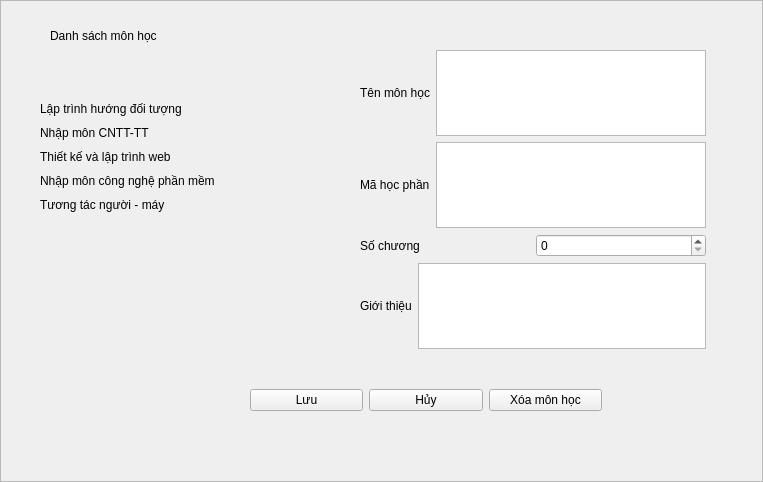
<?xml version="1.0" encoding="UTF-8"?>
<ui version="4.0">
 <class>quan_ly_mon_hoc_frame</class>
 <widget class="QFrame" name="quan_ly_mon_hoc_frame">
  <property name="geometry">
   <rect>
    <x>0</x>
    <y>0</y>
    <width>763</width>
    <height>482</height>
   </rect>
  </property>
  <property name="windowTitle">
   <string>Frame</string>
  </property>
  <property name="frameShape">
   <enum>QFrame::StyledPanel</enum>
  </property>
  <property name="frameShadow">
   <enum>QFrame::Raised</enum>
  </property>
  <widget class="QWidget" name="verticalLayoutWidget">
   <property name="geometry">
    <rect>
     <x>360</x>
     <y>50</y>
     <width>346</width>
     <height>299</height>
    </rect>
   </property>
   <layout class="QVBoxLayout" name="verticalLayout">
    <item>
     <layout class="QHBoxLayout" name="horizontalLayout">
      <item>
       <widget class="QLabel" name="label">
        <property name="text">
         <string>Tên môn học</string>
        </property>
       </widget>
      </item>
      <item>
       <widget class="QTextEdit" name="textEdit"/>
      </item>
     </layout>
    </item>
    <item>
     <layout class="QHBoxLayout" name="horizontalLayout_2">
      <item>
       <widget class="QLabel" name="label_2">
        <property name="text">
         <string>Mã học phần</string>
        </property>
       </widget>
      </item>
      <item>
       <widget class="QTextEdit" name="textEdit_2"/>
      </item>
     </layout>
    </item>
    <item>
     <layout class="QHBoxLayout" name="horizontalLayout_3">
      <item>
       <widget class="QLabel" name="label_3">
        <property name="text">
         <string>Số chương</string>
        </property>
       </widget>
      </item>
      <item>
       <widget class="QSpinBox" name="spinBox"/>
      </item>
     </layout>
    </item>
    <item>
     <layout class="QHBoxLayout" name="horizontalLayout_4">
      <item>
       <widget class="QLabel" name="label_4">
        <property name="text">
         <string>Giới thiệu</string>
        </property>
       </widget>
      </item>
      <item>
       <widget class="QTextEdit" name="textEdit_3"/>
      </item>
     </layout>
    </item>
   </layout>
  </widget>
  <widget class="QLabel" name="label_5">
   <property name="geometry">
    <rect>
     <x>50</x>
     <y>20</y>
     <width>151</width>
     <height>31</height>
    </rect>
   </property>
   <property name="text">
    <string>Danh sách môn học</string>
   </property>
  </widget>
  <widget class="QWidget" name="verticalLayoutWidget_2">
   <property name="geometry">
    <rect>
     <x>40</x>
     <y>100</y>
     <width>199</width>
     <height>114</height>
    </rect>
   </property>
   <layout class="QVBoxLayout" name="verticalLayout_2">
    <item>
     <widget class="QLabel" name="label_6">
      <property name="text">
       <string>Lập trình hướng đối tượng</string>
      </property>
     </widget>
    </item>
    <item>
     <widget class="QLabel" name="label_7">
      <property name="text">
       <string>Nhập môn CNTT-TT</string>
      </property>
     </widget>
    </item>
    <item>
     <widget class="QLabel" name="label_8">
      <property name="text">
       <string>Thiết kế và lập trình web</string>
      </property>
     </widget>
    </item>
    <item>
     <widget class="QLabel" name="label_9">
      <property name="text">
       <string>Nhập môn công nghệ phần mềm</string>
      </property>
     </widget>
    </item>
    <item>
     <widget class="QLabel" name="label_10">
      <property name="text">
       <string>Tương tác người - máy</string>
      </property>
     </widget>
    </item>
   </layout>
  </widget>
  <widget class="QWidget" name="horizontalLayoutWidget_5">
   <property name="geometry">
    <rect>
     <x>250</x>
     <y>360</y>
     <width>352</width>
     <height>80</height>
    </rect>
   </property>
   <layout class="QHBoxLayout" name="horizontalLayout_5">
    <item>
     <widget class="QPushButton" name="pushButton_2">
      <property name="text">
       <string>Lưu</string>
      </property>
     </widget>
    </item>
    <item>
     <widget class="QPushButton" name="pushButton">
      <property name="text">
       <string>Hủy</string>
      </property>
     </widget>
    </item>
    <item>
     <widget class="QPushButton" name="pushButton_3">
      <property name="text">
       <string>Xóa môn học</string>
      </property>
     </widget>
    </item>
   </layout>
  </widget>
 </widget>
 <resources/>
 <connections/>
</ui>
